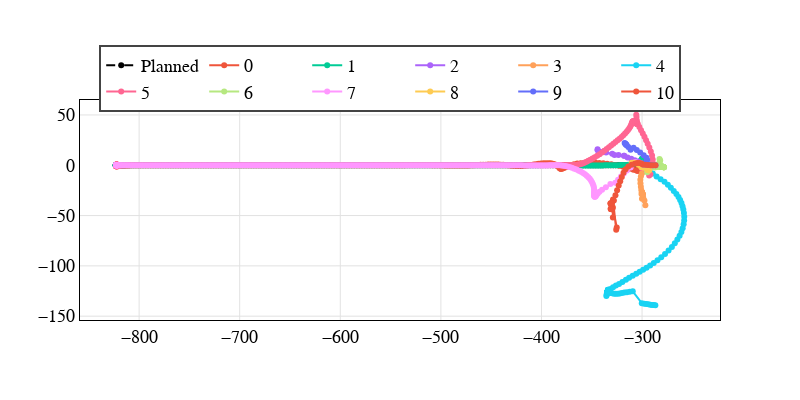
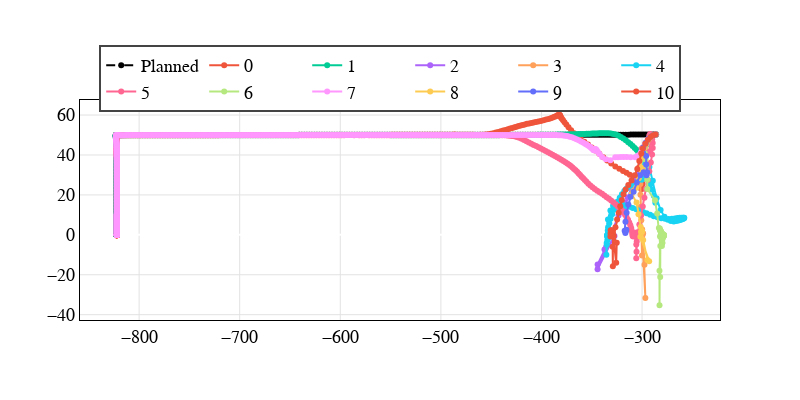

Notebook code for these charts, in order:
### Code cell
plot(average_position_df,Erroneous_data_traces_dict, 'x','y')
plot(average_position_df,Erroneous_data_traces_dict, 'x','Alt')
